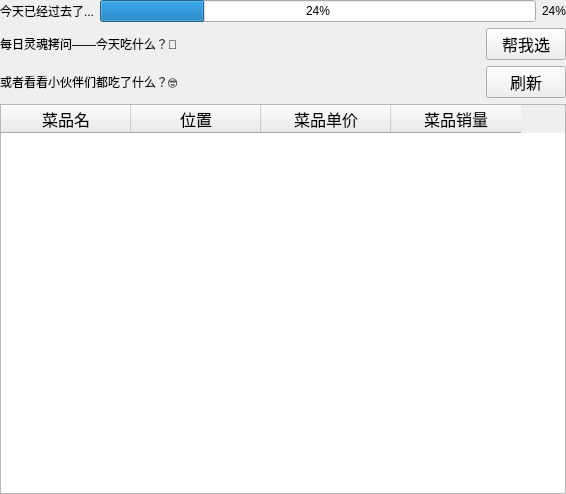
<?xml version="1.0" encoding="UTF-8"?>
<ui version="4.0">
 <class>HomePageWidget</class>
 <widget class="QWidget" name="HomePageWidget">
  <property name="geometry">
   <rect>
    <x>0</x>
    <y>0</y>
    <width>566</width>
    <height>494</height>
   </rect>
  </property>
  <property name="windowTitle">
   <string>Form</string>
  </property>
  <layout class="QGridLayout" name="gridLayout">
   <property name="leftMargin">
    <number>0</number>
   </property>
   <property name="topMargin">
    <number>0</number>
   </property>
   <property name="rightMargin">
    <number>0</number>
   </property>
   <property name="bottomMargin">
    <number>0</number>
   </property>
   <item row="0" column="0">
    <layout class="QVBoxLayout" name="verticalLayout">
     <item>
      <layout class="QHBoxLayout" name="horizontalLayout_4">
       <item>
        <widget class="QLabel" name="label_4">
         <property name="text">
          <string>今天已经过去了...</string>
         </property>
        </widget>
       </item>
       <item>
        <widget class="QProgressBar" name="progressBar_time">
         <property name="value">
          <number>24</number>
         </property>
        </widget>
       </item>
       <item>
        <widget class="QLabel" name="time">
         <property name="text">
          <string>24%</string>
         </property>
        </widget>
       </item>
      </layout>
     </item>
     <item>
      <layout class="QHBoxLayout" name="horizontalLayout_5">
       <item>
        <widget class="QLabel" name="label_6">
         <property name="text">
          <string>每日灵魂拷问——今天吃什么？🤔</string>
         </property>
        </widget>
       </item>
       <item>
        <spacer name="horizontalSpacer_2">
         <property name="orientation">
          <enum>Qt::Horizontal</enum>
         </property>
         <property name="sizeHint" stdset="0">
          <size>
           <width>40</width>
           <height>20</height>
          </size>
         </property>
        </spacer>
       </item>
       <item>
        <widget class="QPushButton" name="btn_random">
         <property name="font">
          <font>
           <pointsize>12</pointsize>
          </font>
         </property>
         <property name="text">
          <string>帮我选</string>
         </property>
        </widget>
       </item>
      </layout>
     </item>
     <item>
      <layout class="QHBoxLayout" name="horizontalLayout_3">
       <property name="sizeConstraint">
        <enum>QLayout::SetNoConstraint</enum>
       </property>
       <item>
        <widget class="QLabel" name="label_3">
         <property name="text">
          <string>或者看看小伙伴们都吃了什么？🤓</string>
         </property>
        </widget>
       </item>
       <item>
        <spacer name="horizontalSpacer">
         <property name="orientation">
          <enum>Qt::Horizontal</enum>
         </property>
         <property name="sizeHint" stdset="0">
          <size>
           <width>40</width>
           <height>20</height>
          </size>
         </property>
        </spacer>
       </item>
       <item>
        <widget class="QPushButton" name="btn_refresh">
         <property name="font">
          <font>
           <pointsize>12</pointsize>
          </font>
         </property>
         <property name="text">
          <string>刷新</string>
         </property>
        </widget>
       </item>
      </layout>
     </item>
     <item>
      <widget class="QTableWidget" name="tableWidget_prd">
       <property name="maximumSize">
        <size>
         <width>16777215</width>
         <height>16777215</height>
        </size>
       </property>
       <property name="font">
        <font>
         <family>宋体</family>
         <pointsize>12</pointsize>
         <weight>50</weight>
         <italic>false</italic>
         <bold>false</bold>
        </font>
       </property>
       <property name="styleSheet">
        <string notr="true">font: 12pt &quot;宋体&quot;;</string>
       </property>
       <property name="horizontalScrollBarPolicy">
        <enum>Qt::ScrollBarAsNeeded</enum>
       </property>
       <property name="sizeAdjustPolicy">
        <enum>QAbstractScrollArea::AdjustToContents</enum>
       </property>
       <property name="autoScroll">
        <bool>false</bool>
       </property>
       <property name="editTriggers">
        <set>QAbstractItemView::NoEditTriggers</set>
       </property>
       <property name="selectionBehavior">
        <enum>QAbstractItemView::SelectRows</enum>
       </property>
       <property name="sortingEnabled">
        <bool>true</bool>
       </property>
       <attribute name="horizontalHeaderMinimumSectionSize">
        <number>130</number>
       </attribute>
       <attribute name="verticalHeaderCascadingSectionResizes">
        <bool>false</bool>
       </attribute>
       <attribute name="verticalHeaderMinimumSectionSize">
        <number>23</number>
       </attribute>
       <attribute name="verticalHeaderDefaultSectionSize">
        <number>30</number>
       </attribute>
       <column>
        <property name="text">
         <string>菜品名</string>
        </property>
       </column>
       <column>
        <property name="text">
         <string>位置</string>
        </property>
       </column>
       <column>
        <property name="text">
         <string>菜品单价</string>
        </property>
       </column>
       <column>
        <property name="text">
         <string>菜品销量</string>
        </property>
       </column>
      </widget>
     </item>
    </layout>
   </item>
  </layout>
 </widget>
 <resources/>
 <connections/>
</ui>
